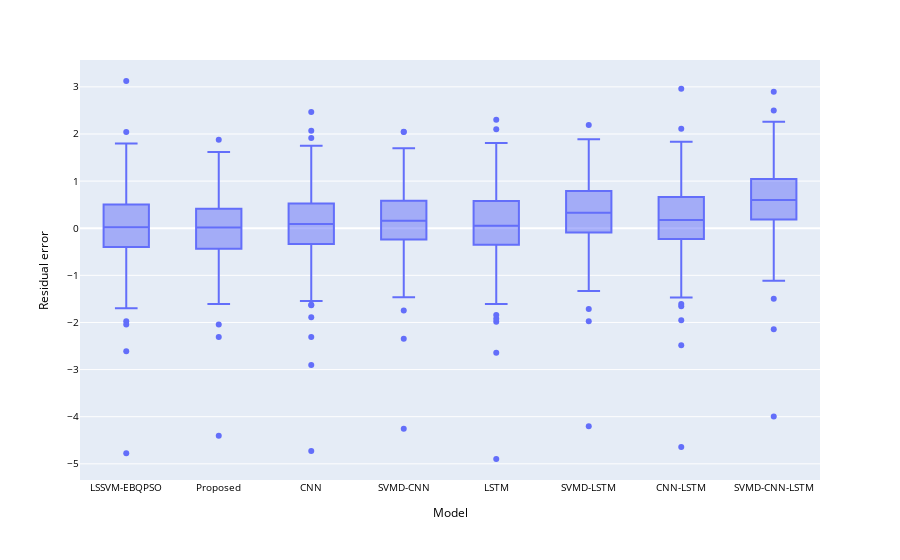

The cell this chart's notebook holds for it:
### Code cell
import plotly.express as px
 
df = px.data.tips()
 
fig = px.box(df_errors)
fig.update_layout(
    xaxis_title="Model",
    yaxis_title="Residual error",
    font=dict(
        size=10,
        color="Black"
    )
)
fig.write_image('figures/ds1_error_box.svg')
fig.show()

### Figure 1 — Plotly figure (JSON) as saved in the notebook; plotly's stock layout.template omitted (floating-point values rounded to 4 significant figures; data arrays with more than 128 entries replaced by an {"elided": "..."} marker saying what was removed)
{"data": [{"alignmentgroup": "True", "hovertemplate": "variable=%{x}<br>value=%{y}<extra></extra>", "legendgroup": "", "marker": {"color": "#636efa"}, "name": "", "notched": false, "offsetgroup": "", "orientation": "v", "showlegend": false, "type": "box", "x": {"elided": "2208 str values"}, "x0": " ", "xaxis": "x", "y": {"elided": "2208 float values"}, "y0": " ", "yaxis": "y"}], "layout": {"boxmode": "group", "font": {"color": "Black", "size": 10}, "legend": {"tracegroupgap": 0}, "margin": {"t": 60}, "xaxis": {"anchor": "y", "domain": [0, 1], "title": {"text": "Model"}}, "yaxis": {"anchor": "x", "domain": [0, 1], "title": {"text": "Residual error"}}}}
